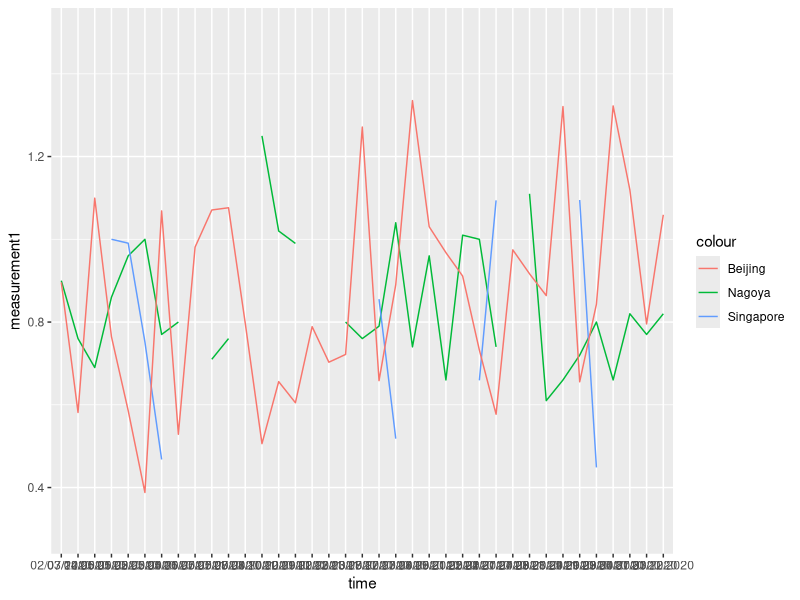
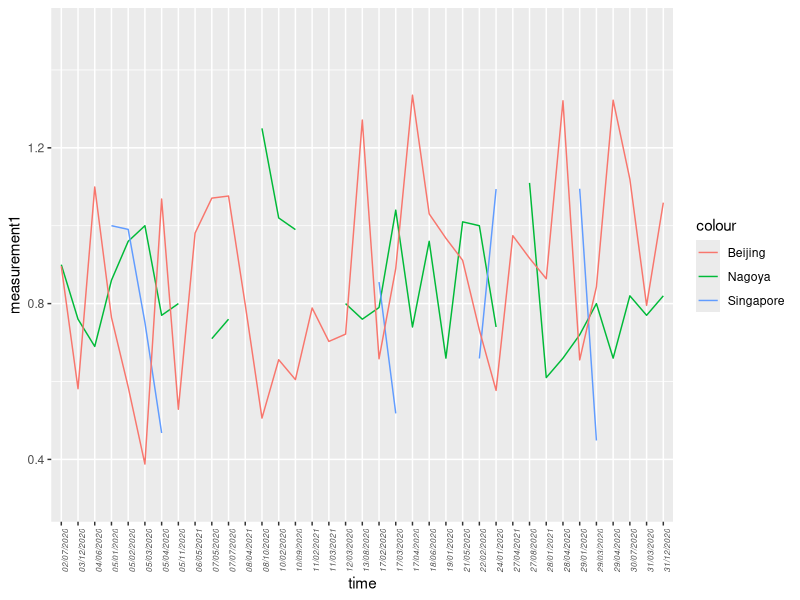

Generate these figures, in order, with R:
install.packages("ggplot")
install.packages("readxl")
update.packages('ggplot')
update.packages('readxl')

library(readxl) #update if its not working use update.package('readxl')
library(ggplot2) #you may want to update if not working use update.package('ggplot')

data2 <- read.csv("Output_bahc-19_v2.csv") #Data 1 is overrated

head(data2)

p1 <- ggplot(data2, aes(time, group = 1)) + 
  coord_cartesian(ylim=c(0.3,1.5)) +
  geom_line(aes(y = measurement1, colour = "Nagoya")) + 
  geom_line(aes(y = measurement2, colour = "Singapore")) +
  geom_line(aes(y = measurement3, colour = "Beijing"))
p1

p1 + theme(axis.text.x = element_text(face="italic", 
                                     size=6, angle=90))
